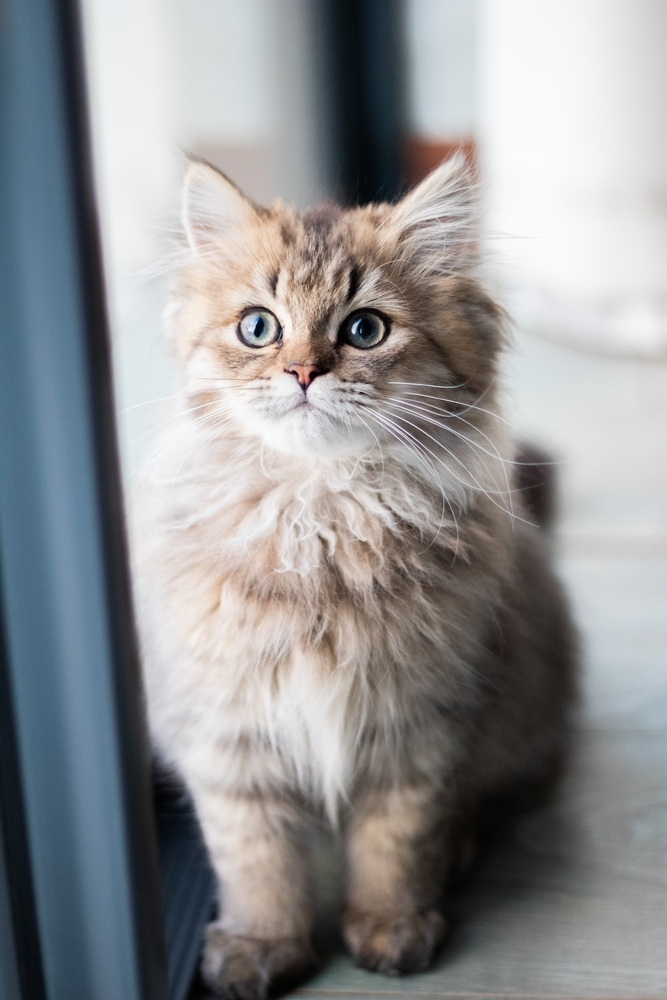
%> input picture 6-2/cat.jpg, 667 x 1000 px, shrunk from 1000 x 1500 before the run
$ octave project6-02.m   (GNU Octave 9; MATLAB toolbox functions it lacks are replaced by stand-ins)
%> lines starting %> are read from the running program, lines starting %| are printed output that depends on the picture
% Read the input image
input_image = imread('cat.jpg');
%> input_image is the input picture: size 1000x667x3 uint8; mean R, G, B 145.1, 146, 147.7

% Convert the image to grayscale
gray_image = rgb2gray(input_image);
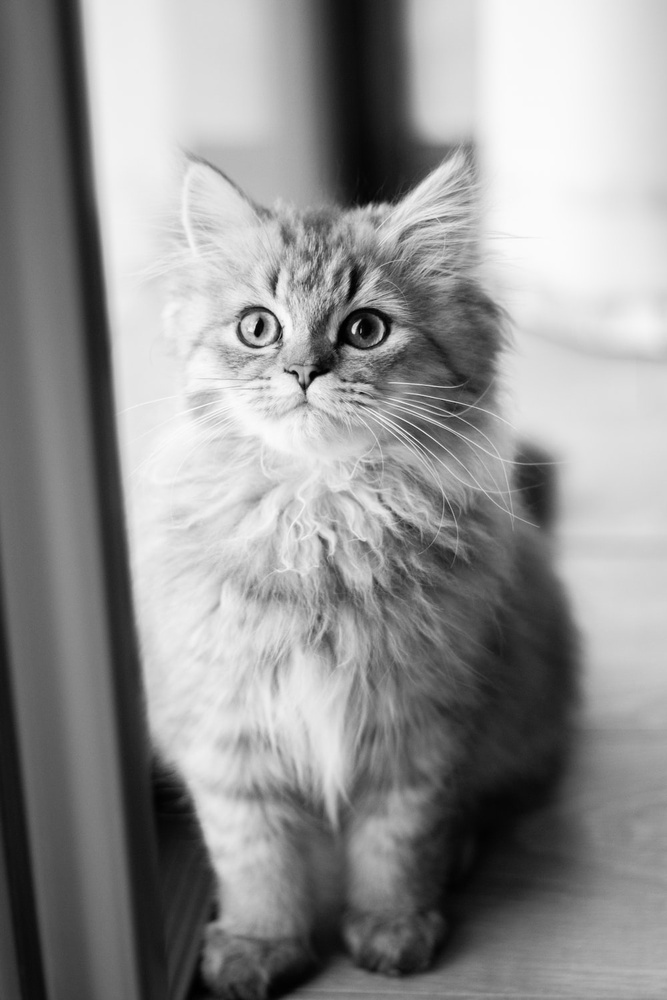
%> gray_image: size 1000x667 uint8; min 0, max 252, mean 145.9

% Normalize the grayscale image to [0, 1] range
normalized_gray_image = double(gray_image) / 255;

% Define a custom colormap for pseudo-coloring
custom_colormap = [
    0, 0, 1;   % Blue
    0, 1, 0;   % Green
    1, 1, 0;   % Yellow
    1, 0, 0;   % Red
];

% Apply the colormap to the grayscale image
pseudo_color_image = ind2rgb(uint8(normalized_gray_image * (size(custom_colormap, 1) - 1)), custom_colormap);
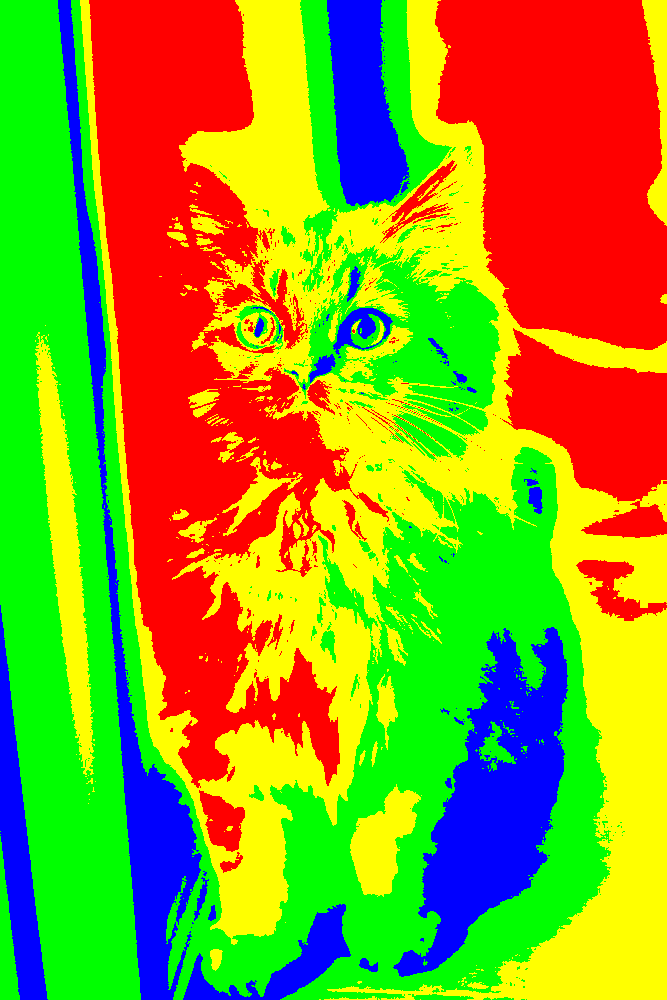
%> pseudo_color_image: size 1000x667x3 double; mean R, G, B 0.563, 0.604, 0.111

% Display the original image and the pseudo-color image
figure;
subplot(1, 2, 1);
imshow(input_image);
title('Original Image');
subplot(1, 2, 2);
imshow(pseudo_color_image);
title('Pseudo-color Image');
